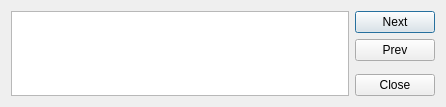
<?xml version="1.0" encoding="UTF-8"?>
<ui version="4.0">
 <class>FindDialog</class>
 <widget class="QDialog" name="FindDialog">
  <property name="geometry">
   <rect>
    <x>0</x>
    <y>0</y>
    <width>446</width>
    <height>107</height>
   </rect>
  </property>
  <property name="windowTitle">
   <string>Dialog</string>
  </property>
  <layout class="QGridLayout" name="gridLayout">
   <item row="0" column="1">
    <layout class="QVBoxLayout" name="verticalLayout">
     <item>
      <widget class="QPushButton" name="btnNext">
       <property name="text">
        <string>Next</string>
       </property>
      </widget>
     </item>
     <item>
      <widget class="QPushButton" name="btnPrev">
       <property name="text">
        <string>Prev</string>
       </property>
      </widget>
     </item>
     <item>
      <spacer name="verticalSpacer_2">
       <property name="orientation">
        <enum>Qt::Vertical</enum>
       </property>
       <property name="sizeHint" stdset="0">
        <size>
         <width>20</width>
         <height>40</height>
        </size>
       </property>
      </spacer>
     </item>
     <item>
      <widget class="QPushButton" name="bntClose">
       <property name="text">
        <string>Close</string>
       </property>
      </widget>
     </item>
    </layout>
   </item>
   <item row="0" column="0">
    <widget class="QPlainTextEdit" name="editSql"/>
   </item>
  </layout>
 </widget>
 <resources/>
 <connections/>
</ui>
